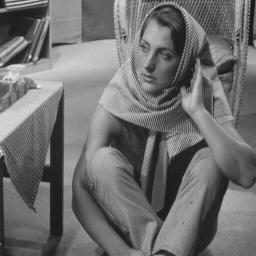
#> input picture lab3/barbara.jpg, 256 x 256 px, shrunk from 512 x 512 before the run
$ jupyter execute --allow-errors 'Noise and denoise using Barbara.ipynb'
#> lines starting #> are read from the running program, lines starting #| are printed output that depends on the picture; long printed decimals are rounded
[cell 1]
import cv2
import numpy as np
from matplotlib import pyplot as plt
from scipy.fft import fft, fftfreq, fftshift, ifft
from spectrum import *

[cell 2]
from nt_toolbox.general import *
from nt_toolbox.signal import *

[cell 3]
def show_image(title, img):
    plt.figure(figsize=(1.121, 1.5), dpi=1000)
    plt.imshow(img, cmap=plt.cm.gray)
    plt.axis('off')
    plt.savefig(title + ".png", dpi=1000)
    plt.show()

[cell 4]
def show_plot(title, x, y):
    plt.figure(title, figsize=(4, 3), dpi=100)
    plt.title(title)
    plt.plot(x, y)
    plt.savefig(title + ".png", dpi=100)
    plt.show()

[cell 5]
def get_snr_db(img, noise):
    img_power = np.var(img)
    noise_power = np.var(noise)
    return 10*np.log10(img_power / noise_power)

[cell 6]
def find_element(l, el):
    ''' find an integer in a list of floats'''
    if not l:
        return None

    copy_l = [l[i] - el for i in range(len(l))]
    signal = copy_l[0] > 0

    for index in range(len(copy_l)):
        if ((copy_l[index] > 0) == signal):
            continue
        else:
            return index

    return None

[cell 7]
def gaussian_noise(img, mean, var):
    return np.random.normal(mean, var, img.shape)

[cell 8]
def calculate_gaussian_kernel(size=3, sigma=1):
    kernel = np.zeros((size, size))
    for g_i, k_i in zip(range(int(-size/2), int(size/2) + 1), range(0, size)):
        for g_j, k_j in zip(range(int(-size/2), int(size/2)+1), range(0, size)):
            kernel[k_i][k_j] = np.exp(-(g_i*g_i + g_j*g_j)/(2*sigma*sigma))/(2*np.pi*sigma*sigma)

    return kernel

[cell 9]
def create_gaussian_kernel(size=3, sigma=1):
    h = signal.gaussian(size, sigma).reshape(size, 1)
    h = np.dot(h, h.transpose())
    h /= np.sum(h)
    return h

[cell 10]
def wiener_denoise(img, gaussian_kernel, sigma):
    gaussian_kernel /= np.sum(gaussian_kernel)
    copy = np.copy(img)
    copy = np.fft.fft2(copy)
    gaussian_kernel = np.fft.fft2(gaussian_kernel, s = img.shape)
    gaussian_kernel = np.conj(gaussian_kernel / np.abs(gaussian_kernel) ** 2 + sigma)
    copy = copy * gaussian_kernel
    copy = np.abs(np.fft.ifft2(copy))
    return copy

[cell 11]
barb = cv2.imread("barbara.jpg", 0)
#> barb is the input picture: shape (256, 256); min 21, max 235, mean 111.3

[cell 12]
show_image("hey-barb", barb)

[cell 13]
x_axis = [sigma for sigma in np.arange(0.001, 60.001, 0.01)]

[cell 14]
snr_db_data = [get_snr_db(barb, gaussian_noise(barb, 0, sigma)) for sigma in x_axis]
#> in get_snr_db, `img_power = np.var(img)`: img_power = 2095.9
#> in get_snr_db, `noise_power = np.var(noise)`: noise_power = 9.91e-07
#> in get_snr_db, `noise_power = np.var(noise)`:
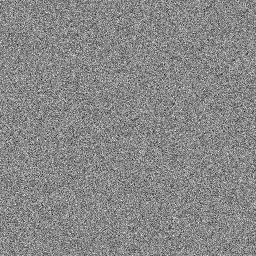
#> noise: shape (256, 256) float64; min -0.00485, max 0.00424, mean -3.78e-06; drawn with min black and max white
#> in gaussian_noise (call 36), `return np.random.normal(mean, var, img.shape)`:
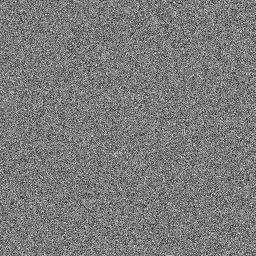
#> returned value: shape (256, 256) float64; min -1.48, max 1.57, mean -0.000592; drawn with min black and max white
#> in gaussian_noise (call 37), `return np.random.normal(mean, var, img.shape)`:
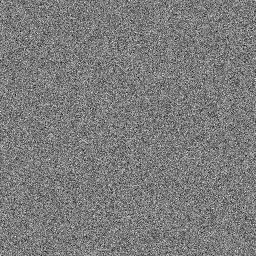
#> returned value: shape (256, 256) float64; min -1.54, max 1.62, mean -0.000342; drawn with min black and max white
#> in gaussian_noise (call 38), `return np.random.normal(mean, var, img.shape)`:
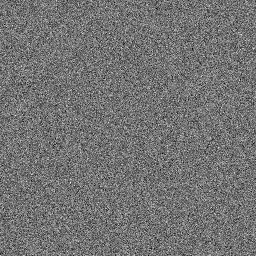
#> returned value: shape (256, 256) float64; min -1.46, max 1.76, mean -0.00323; drawn with min black and max white
#> in gaussian_noise (call 39), `return np.random.normal(mean, var, img.shape)`:
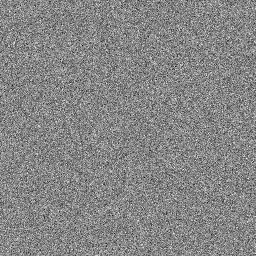
#> returned value: shape (256, 256) float64; min -1.71, max 1.53, mean -0.00147; drawn with min black and max white
#> in gaussian_noise (call 40), `return np.random.normal(mean, var, img.shape)`:
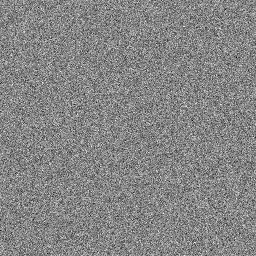
#> returned value: shape (256, 256) float64; min -1.75, max 1.58, mean -0.00118; drawn with min black and max white
#> snr_db_data = 6000 values, max 93.25 at index 0, min -2.38 at index 5984, mean 6.34

[cell 15]
show_plot("SNR(db) for different sigma values of a white gaussian noise", x_axis, snr_db_data)
#> in show_plot, `plt.savefig(title + ".png", dpi=100)`:
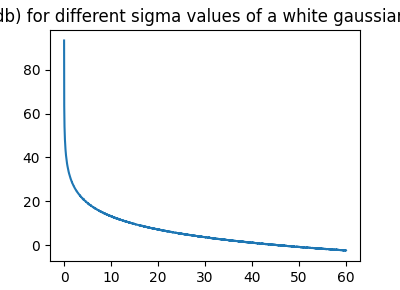
#> figure drawn by matplotlib, 1 panel; curve peaks at x = 0.001, y = 93.25

[cell 16]
# barb sigma, 0 db
print(np.sqrt(np.var(barb)))
#| 45.781

[cell 17]
db_vals = [0.0, 5.0, 10.0, 15.0, 20.0]

[cell 18]
x_vals = [find_element(snr_db_data, db) for db in db_vals]
#> in find_element, `copy_l = [l[i] - el for i in range(len(l))]`: copy_l has the same summary as snr_db_data outside find_element
#> in find_element, `signal = copy_l[0] > 0`: signal = True
#> x_vals = [4557, 2565, 1448, 814, 459]

[cell 19]
sigma_vals = [x_axis[i] for i in x_vals]
#> sigma_vals = [45.57, 25.65, 14.48, 8.14, 4.59]

[cell 20]
print(sigma_vals)
#| [45.571, 25.651, 14.481, 8.141, 4.591]
